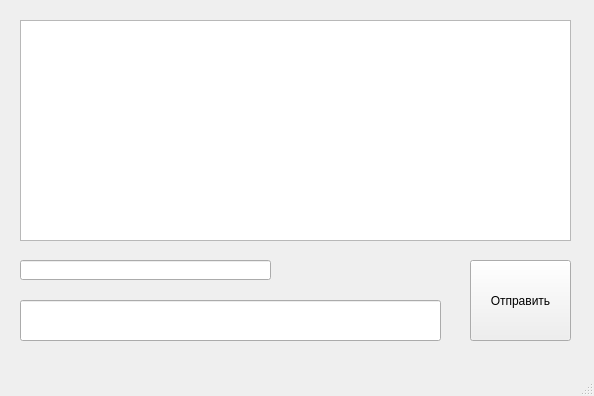
<?xml version="1.0" encoding="UTF-8"?>
<ui version="4.0">
 <class>MainWindow</class>
 <widget class="QMainWindow" name="MainWindow">
  <property name="geometry">
   <rect>
    <x>0</x>
    <y>0</y>
    <width>594</width>
    <height>396</height>
   </rect>
  </property>
  <property name="windowTitle">
   <string>pyQtClient</string>
  </property>
  <widget class="QWidget" name="centralwidget">
   <widget class="QPushButton" name="pushButton">
    <property name="geometry">
     <rect>
      <x>470</x>
      <y>260</y>
      <width>101</width>
      <height>81</height>
     </rect>
    </property>
    <property name="cursor">
     <cursorShape>PointingHandCursor</cursorShape>
    </property>
    <property name="text">
     <string>Отправить</string>
    </property>
   </widget>
   <widget class="QLineEdit" name="lineEdit1">
    <property name="geometry">
     <rect>
      <x>20</x>
      <y>260</y>
      <width>251</width>
      <height>20</height>
     </rect>
    </property>
   </widget>
   <widget class="QLineEdit" name="lineEdit_2">
    <property name="geometry">
     <rect>
      <x>20</x>
      <y>300</y>
      <width>421</width>
      <height>41</height>
     </rect>
    </property>
   </widget>
   <widget class="QListWidget" name="listWidget">
    <property name="geometry">
     <rect>
      <x>20</x>
      <y>20</y>
      <width>551</width>
      <height>221</height>
     </rect>
    </property>
   </widget>
  </widget>
  <widget class="QMenuBar" name="menubar">
   <property name="geometry">
    <rect>
     <x>0</x>
     <y>0</y>
     <width>594</width>
     <height>21</height>
    </rect>
   </property>
  </widget>
  <widget class="QStatusBar" name="statusbar"/>
 </widget>
 <resources/>
 <connections/>
</ui>
